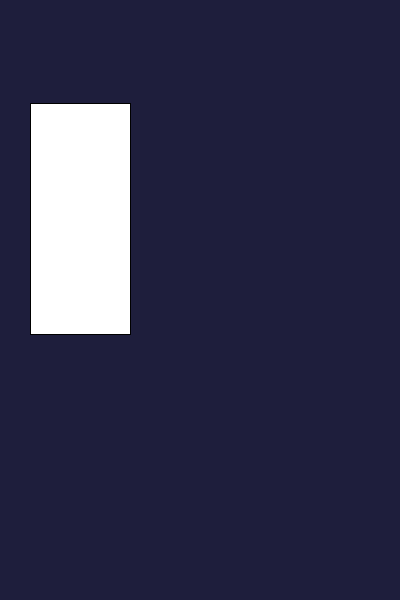
Frame 1 (no input)
Frame 60 (the mouse pressed at the canvas centre just before this capture): identical to frame 1, image omitted
Frame 120 (the mouse held since frame 60 and released just before this capture): identical to frame 1, image omitted

The Processing sketch that drew this single still picture (run headless with seeded random() and noise(); from frame 60 on, the mouse is pressed at the canvas centre):

// Processing sketch: processing_72537
// ── processing_72537.pde

float rect_x=30.5;
float rect_y=103.7;
float rect_w=100;
float rect_h=230.5;

void setup(){
  size(400,600);

};
void draw(){
  background(30,30,60);
  rect(rect_x, rect_y, rect_w, rect_h);
  
  if(mouseX>rect_x){ // if mouseX> left edge
    if(mouseX <rect_x + rect_w){// if mouseX> right edge
      if(mouseY> rect_y){// if mouseY> top
      if(mouseY<rect_y + rect_h){ //if mouse is above the bottom edge
    text("Right of rect", 10, 30);

      };
     };
    };
  };
};
